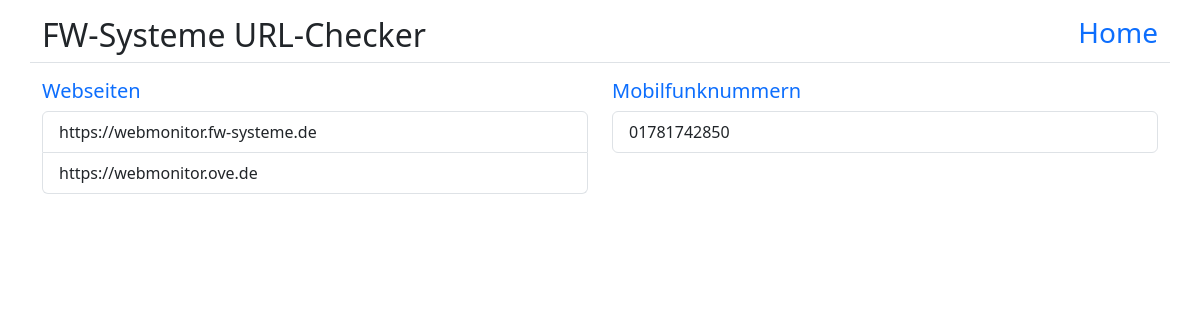
The page / on the database its author committed.
### tables this page shows
CREATE TABLE urls (
            id INTEGER PRIMARY KEY AUTOINCREMENT,
            url TEXT NOT NULL
        );

CREATE TABLE numbers (
        id INTEGER PRIMARY KEY AUTOINCREMENT,
        number TEXT NOT NULL
      );

### main.py (the view)
@app.route("/")
def base():
  db.setup_database()
  read_urls()
  read_mobiles()
  return render_template('home.html', data={'urls': urls, 'numbers': numbers})

### database.py (called while the page is built)
  def get_db(self):
    if(self.is_flask):
      db = getattr(g, '_database', None)
      if db is None:
        db = g._database = sqlite3.connect(self.database_path)
    else:
      db = sqlite3.connect(self.database_path)
    return db

  def setup_database(self):
    with self.get_db() as db:
      cursor = db.cursor()
      create_table_query = '''
      CREATE TABLE IF NOT EXISTS urls (
        id INTEGER PRIMARY KEY AUTOINCREMENT,
        url TEXT NOT NULL
      );
      CREATE TABLE IF NOT EXISTS numbers (
        id INTEGER PRIMARY KEY AUTOINCREMENT,
        number TEXT NOT NULL
      );
      '''
      cursor.executescript(create_table_query)

  def get_urls(self):
    with self.get_db() as db:
      cursor = db.cursor()
      cursor.execute('SELECT url FROM urls')
      urls = [row[0] for row in cursor.fetchall()]
      print(f"Fetched URLS from Database - {urls}")
      return urls

  def get_numbers(self):
    with self.get_db() as db:
      cursor = db.cursor()
      cursor.execute('SELECT number FROM numbers')
      numbers = [row[0] for row in cursor.fetchall()]
      print(f"Fetched NUMBERS from Database - {numbers}")
      return numbers

### main.py (called while the page is built)
def read_urls():
  urls.clear()
  for url in db.get_urls():
     urls.append(url)

def read_mobiles():
  numbers.clear()
  for number in db.get_numbers():
     numbers.append(number)

### templates/home.html
{% extends "base.html" %}
{% block head %}
    {{ super() }}
    <link rel="stylesheet" href="static/home.css">
{% endblock %}
{% block content %}
<div class="row">
  <div class="col">
    <h5><a href="/urls" class="text-decoration-none">Webseiten</a></h5>
    <ul class="list-group">
      {% for url in data.urls %}
        <li class="list-group-item">{{url}}</li>
      {% endfor %}
    </ul>
  </div>
  <div class="col">
    <h5><a href="/mobiles" class="text-decoration-none">Mobilfunknummern</a></h5>
    <ul class="list-group">
      {% for number in data.numbers %}
        <li class="list-group-item">{{number}}</li>
      {% endfor %}
    </ul>
  </div>
</div>
{% endblock %}

### static/home.css (style rules this page uses)
ul { list-style: none; }

### rows shown on the page
urls: url "https://webmonitor.fw-systeme.de"
urls: url "https://webmonitor.ove.de"
numbers: number "01781742850"
